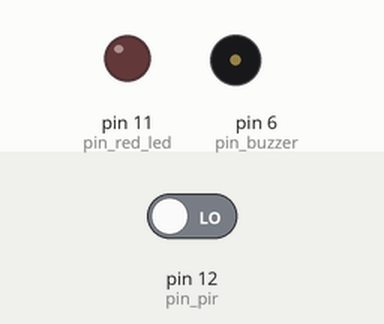
Recording of a sketch running on a simulated Arduino Uno, built with avr-gcc and run on an emulated ATmega328P. On the bench: output pins drawn as LEDs (lit = HIGH), buzzer (waves = sounding, pin HIGH). Inputs (shaded band) come from the test bench; at power-on: pin 12 (pin_pir) LOW.

Above: at 1.2 s.
1.3 s: pin 12 (pin_pir) driven HIGH
At 2.4 s:
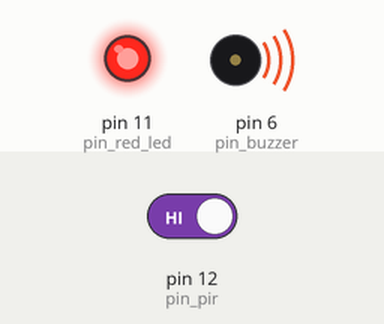
Timing chart, 0 to 4.3 s (numbered marks = the images above; inputs shaded):
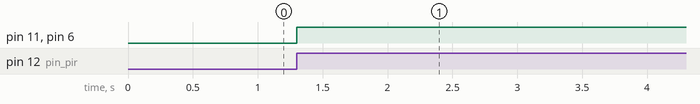

The sketch:

unit-020-motion-alaram-with-pir-red-led-buzzer.ino
```cpp
const char pin_pir     = 12; // PIR sensor
const char pin_red_led = 11; // red LED
const char pin_buzzer  = 6;  // buzzer
void setup() {
  pinMode(pin_pir, INPUT);       // PIR is input
  pinMode(pin_red_led, OUTPUT);  // LED is output
  pinMode(pin_buzzer, OUTPUT);   // buzzer is output
}
void loop() {
  int pir_state = digitalRead(pin_pir);  // read PIR: HIGH or LOW


  if (pir_state == HIGH) {
    // Motion detected → start alarm
    digitalWrite(pin_red_led, HIGH);  // LED ON
    digitalWrite(pin_buzzer, HIGH);   // buzzer ON


    delay(5000);                      // keep alarm on for 5 seconds


    digitalWrite(pin_red_led, LOW);   // LED OFF
    digitalWrite(pin_buzzer, LOW);    // buzzer OFF
  }
}
```

Measured:
- after the input at 1.3 s, pin 11 (pin_red_led), pin 6 (pin_buzzer): LOW → HIGH at once
